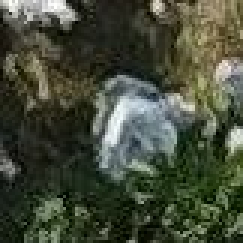
#> input picture analise/heridal/patches/negative/neg10095.jpg, 81 x 81 px (shown 3 times larger); its folder holds only this picture in this run
$ python main.py
#> lines starting #> are read from the running program, lines starting #| are printed output that depends on the picture
import numpy as np
import os
from PIL import Image, ImageFilter
import cv2
import matplotlib.pyplot as plt

# Plota uds imagens, uma ao lado da outra para verifficar a mudança por meio de convolução
def plot_image(image_1, image_2,title_1="Orignal",title_2="New Image"):
    plt.figure(figsize=(10,10))
    plt.plot()
    plt.imshow(image_1)
    plt.title(title_1)
    plt.show()

    plt.figure(figsize=(10, 10))
    plt.plot()
    plt.imshow(image_2)
    plt.title(title_2)
    plt.show()


def plot_histograms(image_1, image_2,title_1="Orignal",title_2="New Image"):
    gray = cv2.cvtColor(image_1, cv2.COLOR_BGR2GRAY)
    gray_scale = cv2.calcHist([gray], [0], None, [256], [0, 256])
    intensity_values = np.array([x for x in range(gray_scale.shape[0])])
    plt.bar(intensity_values, gray_scale[:, 0], width=5)
    plt.title("Bar histogram gray" + title_1)
    plt.show()

    gray = cv2.cvtColor(image_2, cv2.COLOR_BGR2GRAY)
    gray_scale = cv2.calcHist([gray], [0], None, [256], [0, 256])
    intensity_values = np.array([x for x in range(gray_scale.shape[0])])
    plt.bar(intensity_values, gray_scale[:, 0], width=5)
    plt.title("Bar histogram gray" + title_2)
    plt.show()

    color_scales = np.transpose(np.array([np.zeros(256), np.zeros(256), np.zeros(256)]))
    # Red, Green and Blue
    cv2image = cv2.cvtColor(image_1, cv2.COLOR_BGR2RGB)
    for channel in range(0, 3):
        color_scales[:, channel] = color_scales[:, channel] + cv2.calcHist([cv2image], [channel], None, [256],
                                                                         [0, 256])[:, 0]
        intensity_values = np.array([x for x in range(color_scales[:, channel].shape[0])])
        plt.bar(intensity_values, color_scales[:, channel], width=5)
        plt.title("Bar histogram colors " + str(channel) + title_1)
        plt.show()

    color_scales = np.transpose(np.array([np.zeros(256), np.zeros(256), np.zeros(256)]))
    # Red, Green and Blue
    cv2image = cv2.cvtColor(image_2, cv2.COLOR_BGR2RGB)
    for channel in range(0, 3):
        color_scales[:, channel] = color_scales[:, channel] + cv2.calcHist([cv2image], [channel], None, [256],
                                                                           [0, 256])[:, 0]
        intensity_values = np.array([x for x in range(color_scales[:, channel].shape[0])])
        plt.bar(intensity_values, color_scales[:, channel], width=5)
        plt.title("Bar histogram colors " + str(channel) + title_2)
        plt.show()


patches = "../heridal/patches"

dimensions = np.array([[0, 0, 0]])
generalGrayScale = np.transpose(np.array([np.zeros(256)]))
generalColorScales = np.transpose(np.array([np.zeros(256), np.zeros(256), np.zeros(256)]))
count = 0

for label in os.listdir(patches):
    labelPath = os.path.join(patches, label)
    # grayScale = np.transpose(np.array([np.zeros(256)]))
    # colorScales = np.transpose(np.array([np.zeros(256), np.zeros(256), np.zeros(256)]))
    for file in os.listdir(labelPath):
        count = count + 1

        imagePath = os.path.join(labelPath, file)
        image = Image.open(imagePath)
#> image is the input picture: PIL image 81x81 RGB; mean R, G, B 69.4, 75.3, 58

        (nRows, nCols) = image.size
#> nRows = 81; nCols = 81

        # [34 lines of commented-out code are left out]

        image = np.asarray(image)

        # image2 = cv2.imread(imagePath)
        # new_image = cv2.equalizeHist(image2)
        # plot_image(image2, new_image, "Orignal", "Histogram Equalization")

        # Common Kernel for image sharpening
        # kernel = np.array([[-2, -2, -2],
        #                    [-2, 17, -2],
        #                    [-2, -2, -2]])
        kernel = np.array([[1, 0, -1],
                           [1, 0, -1],
                           [1, 0, -1]])
        # # Applys the sharpening filter using kernel on the original image without noise
        sharpened = cv2.filter2D(image, -1, kernel)
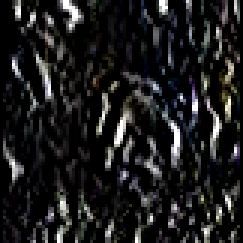
#> sharpened: shape (81, 81, 3) (shown 3 times larger); mean R, G, B 29, 28.8, 29.2
        # sharpened = cv2.convertScaleAbs(image, alpha=3.5, beta=-200)
        # Plots the sharpened image and the original image without noise
        plot_image(sharpened, image, title_1="Sharpened image"+str(label), title_2="Image"+str(label))
        plot_histograms(sharpened, image, title_1="Sharpened image" + str(label), title_2="Image" + str(label))
#> in plot_histograms, `gray_scale = cv2.calcHist([gray], [0], None, [256], [0, 256])`: gray_scale = 256 values, max 3317 at index 0, min 0 at index 181, mean 25.63
#> in plot_histograms, `plt.show()`:
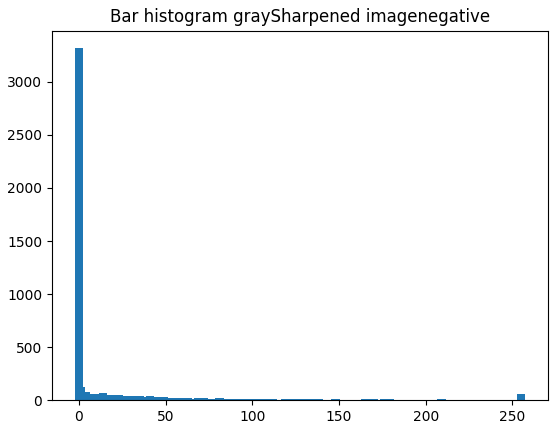
#> figure drawn by matplotlib, 1 panel; tallest bar 3317 high, from x = -2.5 to 2.5
#> in plot_histograms, `gray = cv2.cvtColor(image_2, cv2.COLOR_BGR2GRAY)`:
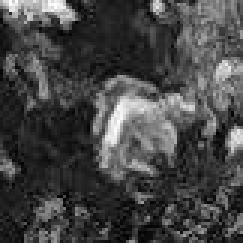
#> gray: shape (81, 81) (shown 3 times larger); min 2, max 254, mean 69.5
#> in plot_histograms, `gray_scale = cv2.calcHist([gray], [0], None, [256], [0, 256])`: gray_scale = 256 values, max 132 at index 31, min 0 at index 0, mean 25.63
#> in plot_histograms, `plt.show()`:
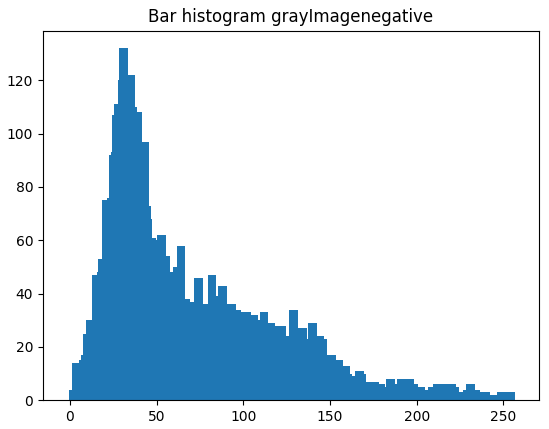
#> figure drawn by matplotlib, 1 panel; tallest bar 132 high, from x = 28.5 to 33.5
#> the loop in plot_histograms, `for channel in range(0, 3):` made 3 passes
#> pass 1, in plot_histograms, `plt.show()`:
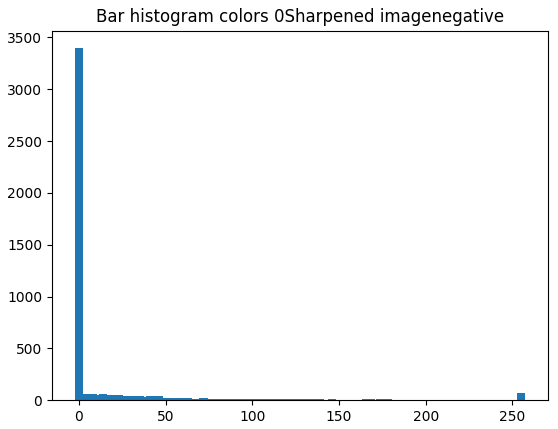
#> figure drawn by matplotlib, 1 panel; tallest bar 3396 high, from x = -2.5 to 2.5
#> after the loop in plot_histograms, `for channel in range(0, 3):`: color_scales = 256 rows, first 8: [3396, 3490, 3468], [58, 59, 58], [51, 45, 49], [36, 40, 46], [57, 44, 37], [46, 57, 42], [45, 48, 52], [40, 36, 47]
#> the loop in plot_histograms, `for channel in range(0, 3):` made 3 passes
#> pass 1, in plot_histograms, `plt.show()`:
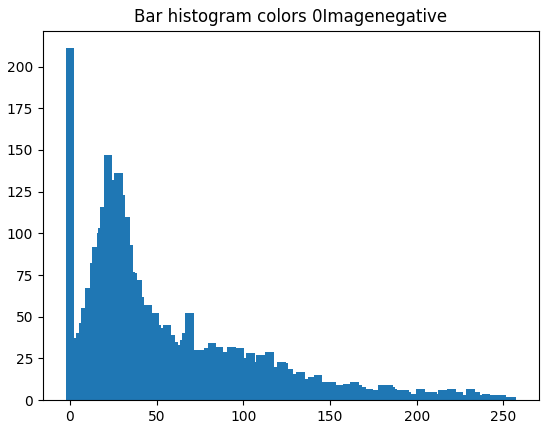
#> figure drawn by matplotlib, 1 panel; tallest bar 211 high, from x = -2.5 to 2.5
#> pass 2, in plot_histograms, `plt.show()`:
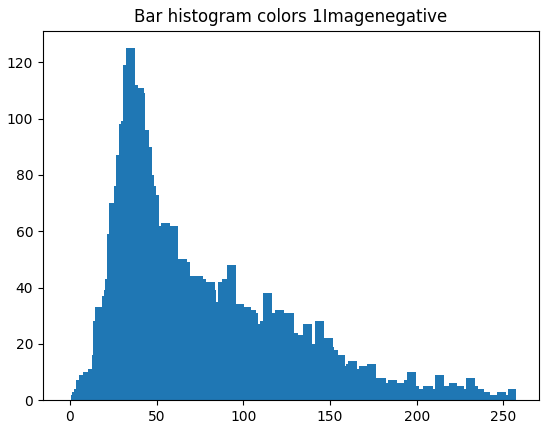
#> figure drawn by matplotlib, 1 panel; tallest bar 125 high, from x = 32.5 to 37.5
#> after the loop in plot_histograms, `for channel in range(0, 3):`: color_scales = 256 rows, first 8: [211, 0, 46], [29, 0, 7], [24, 0, 12], [28, 2, 7], [20, 3, 9], [37, 4, 22], [40, 7, 10], [38, 7, 18]

        print(file)

        if count > 0:
            count = 0
            break
#> pass 2 of the loop `for label in os.listdir(patches):`:
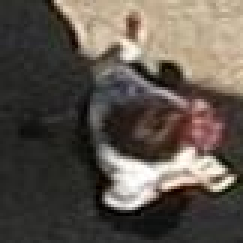
#> input picture analise/heridal/patches/positive/pos10271.jpg, 81 x 81 px (shown 3 times larger)
#> image is the input picture: PIL image 81x81 RGB; mean R, G, B 92.9, 84.8, 76.5
#> `sharpened = cv2.filter2D(image, -1, kernel)`:
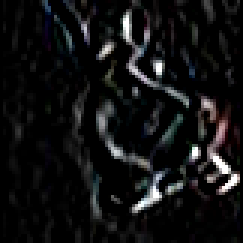
#> sharpened: shape (81, 81, 3) (shown 3 times larger); mean R, G, B 17.4, 17.5, 18.1
#> in plot_histograms (call 2), `gray_scale = cv2.calcHist([gray], [0], None, [256], [0, 256])`: gray_scale = 256 values, max 3442 at index 0, min 0 at index 91, mean 25.63
#> in plot_histograms (call 2), `gray_scale = cv2.calcHist([gray], [0], None, [256], [0, 256])`: gray_scale = 256 values, max 185 at index 38, min 0 at index 255, mean 25.63
#> after the loop in plot_histograms (call 2), `for channel in range(0, 3):`: color_scales = 256 rows, first 8: [3523, 3597, 3600], [140, 126, 137], [135, 149, 131], [129, 135, 139], [104, 126, 121], [107, 110, 110], [114, 103, 87], [97, 83, 104]
#> the loop in plot_histograms (call 2), `for channel in range(0, 3):` made 3 passes
#> pass 2, in plot_histograms (call 2), `plt.show()`:
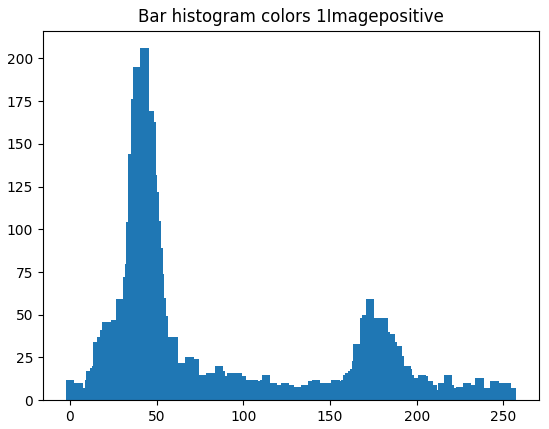
#> figure drawn by matplotlib, 1 panel; tallest bar 206 high, from x = 40.5 to 45.5
#> after the loop in plot_histograms (call 2), `for channel in range(0, 3):`: color_scales = 256 rows, first 8: [45, 12, 0], [9, 2, 4], [6, 4, 1], [6, 2, 4], [11, 3, 1], [8, 10, 2], [17, 4, 5], [11, 5, 6]


    # [18 lines of commented-out code are left out]
